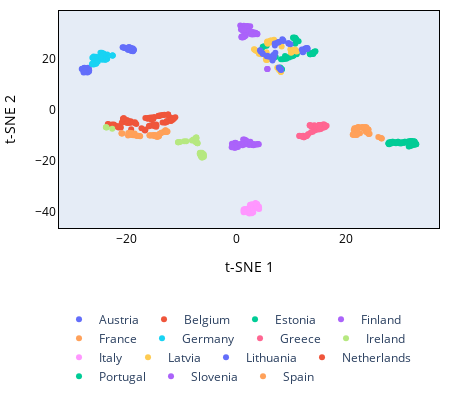

Here is the notebook cell this chart was saved with:
### Code cell
def scatter2d2(X, y, components):

    import plotly.express as px
    fig = px.scatter(X, x=X[:,components[0]], y=X[:,components[1]],
              color=y)

    fig.update_xaxes(title='t-SNE 1', showline=True, linewidth=1, linecolor='black', mirror=True,color='black',showgrid=False, gridcolor='black', zeroline=False, zerolinecolor='#000000', zerolinewidth = 1)
    fig.update_yaxes(title='t-SNE 2', showline=True, linewidth=1, linecolor='black', mirror=True,color='black',showgrid=False, gridcolor='black', zeroline=False, zerolinecolor='#000000', zerolinewidth = 1)
    fig.update_layout(
        margin=dict(l=10, r=10, t=10, b=10),
    )
    # fig.update_layout(
    #     paper_bgcolor='rgba(0,0,0,0)',
    #     plot_bgcolor='rgba(0,0,0,0)'
    # )
            
    fig.update_layout(height=400, width=450,showlegend=True)
    fig.update_layout(legend=dict(
    orientation="h",
    yanchor="bottom",
    y=-0.75,
    xanchor="left",
    x=0
    ))  

    fig.update_layout(legend_title="")

    fig.show() 


scatter2d2(X_embedded1, y, [0, 1])
